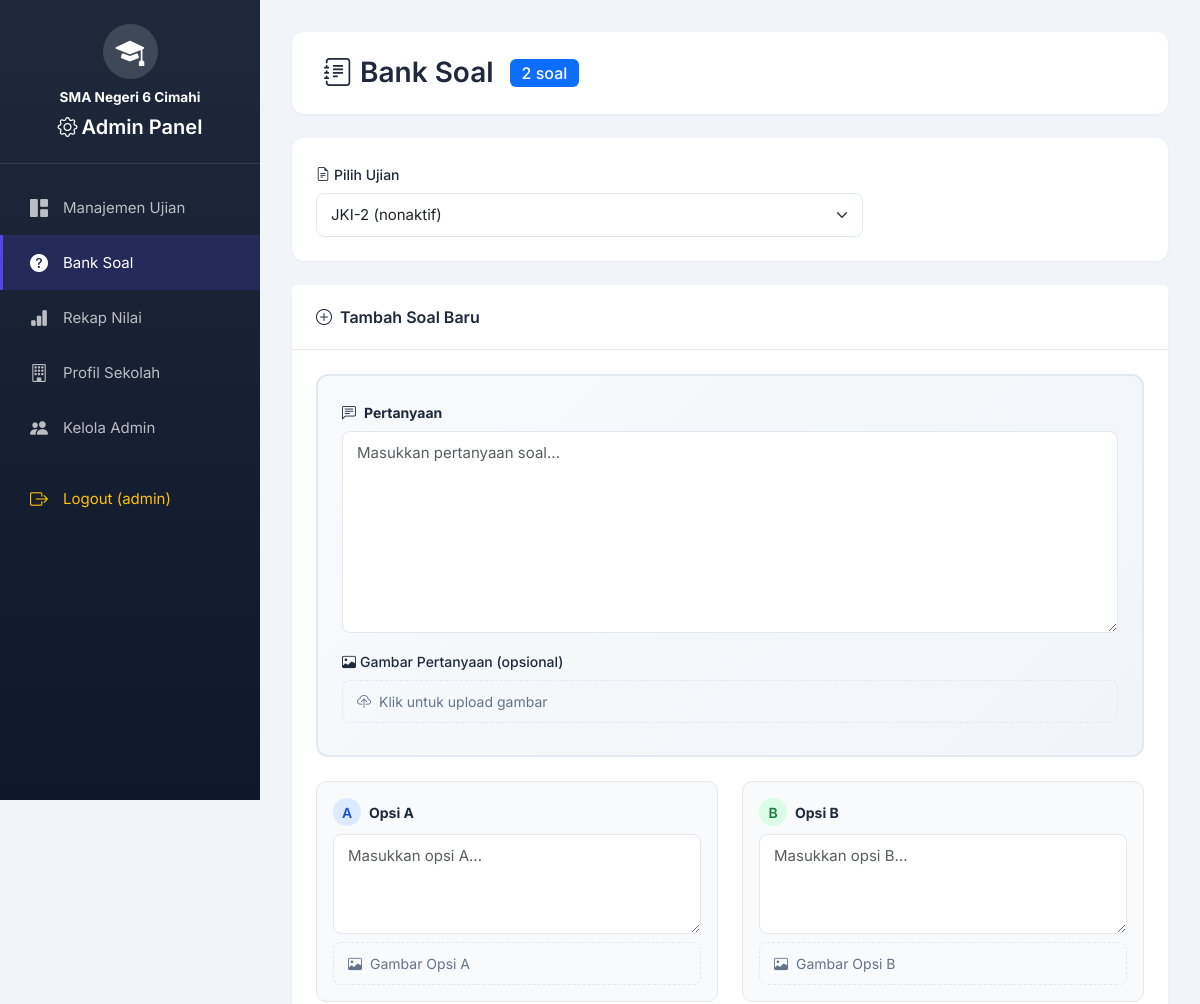
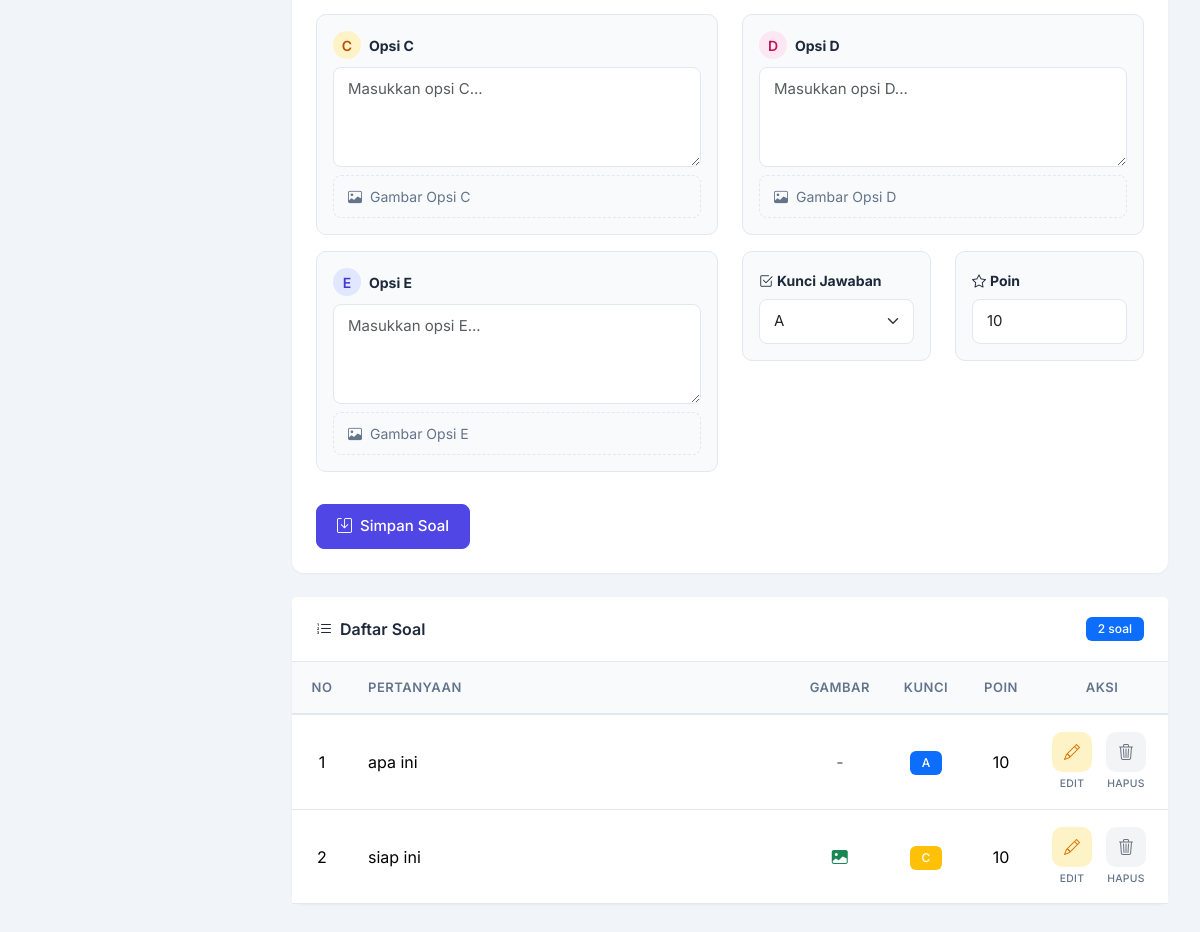
Page /admin/tambah_soal.php (signed in) on the committed database (2 pictures, top to bottom).
### tables this page shows
CREATE TABLE `konfigurasi_sekolah` (
  `id` int NOT NULL AUTO_INCREMENT,
  `nama_sekolah` varchar(255) NOT NULL DEFAULT 'SMA Negeri 6 Cimahi',
  `logo` varchar(255) DEFAULT NULL,
  `warna_primer` varchar(20) DEFAULT '#667eea',
  `warna_sekunder` varchar(20) DEFAULT '#764ba2',
  `tampilkan_riwayat` enum('ya','tidak') DEFAULT 'ya',
  `created_at` timestamp NULL DEFAULT CURRENT_TIMESTAMP,
  `updated_at` timestamp NULL DEFAULT CURRENT_TIMESTAMP ON UPDATE CURRENT_TIMESTAMP,
  PRIMARY KEY (`id`)
);

CREATE TABLE `soal` (
  `id` int NOT NULL AUTO_INCREMENT,
  `id_ujian` int NOT NULL,
  `pertanyaan` text NOT NULL,
  `gambar_pertanyaan` varchar(255) DEFAULT NULL,
  `opsi_a` varchar(255) NOT NULL,
  `gambar_a` varchar(255) DEFAULT NULL,
  `opsi_b` varchar(255) NOT NULL,
  `gambar_b` varchar(255) DEFAULT NULL,
  `opsi_c` varchar(255) NOT NULL,
  `gambar_c` varchar(255) DEFAULT NULL,
  `opsi_d` varchar(255) NOT NULL,
  `gambar_d` varchar(255) DEFAULT NULL,
  `opsi_e` varchar(255) NOT NULL,
  `gambar_e` varchar(255) DEFAULT NULL,
  `kunci_jawaban` enum('a','b','c','d','e') NOT NULL,
  `poin` int DEFAULT '10',
  `updated_at` timestamp NULL DEFAULT CURRENT_TIMESTAMP ON UPDATE CURRENT_TIMESTAMP,
  PRIMARY KEY (`id`),
  KEY `id_ujian` (`id_ujian`),
  CONSTRAINT `soal_ibfk_1` FOREIGN KEY (`id_ujian`) REFERENCES `ujian` (`id`) ON DELETE CASCADE
);

### admin/tambah_soal.php (the view, shortened to what the rows shown need)
<?php
require_once '../config/database.php';
require_once '../config/init_sekolah.php';
$sekolah = getKonfigurasiSekolah($conn);
$ujian_list = $conn->query("SELECT id, judul_ujian, status FROM ujian ORDER BY judul_ujian");
$selected_ujian = isset($_GET['ujian']) ? (int)$_GET['ujian'] : ($ujian_list->fetch_assoc()['id'] ?? 0);
$soal_list = [];
if ($selected_ujian > 0) {
    $stmt = $conn->prepare("SELECT * FROM soal WHERE id_ujian = ? ORDER BY id");
    $stmt->bind_param("i", $selected_ujian);
    $stmt->execute();
    $result = $stmt->get_result();
    while ($row = $result->fetch_assoc()) {
        $soal_list[] = $row;
    }
}
$csrf_token = $_SESSION['csrf_token'];
?>
<!DOCTYPE html>
<html lang="id">
<head>
    <link href="../vendor/bootstrap/bootstrap.min.css" rel="stylesheet">
    <link rel="stylesheet" href="../vendor/bootstrap-icons/bootstrap-icons.min.css">
</head>
<body>
    <div class="sidebar">
        <div class="sidebar-brand text-center">
            <div class="school-logo mb-2">
                <?php if ($sekolah['logo'] && file_exists('../uploads/' . $sekolah['logo'])): ?>
                    <img src="../uploads/<?= $sekolah['logo'] ?>" alt="Logo" style="width: 100%; height: 100%; object-fit: contain; border-radius: 50%;">
                <?php else: ?>
                    <i class="bi bi-mortarboard-fill" style="font-size: 1.8rem;"></i>
                <?php endif; ?>
            </div>
            <div class="text-white fw-bold" style="font-size: 0.85rem;"><?= htmlspecialchars($sekolah['nama_sekolah']) ?></div>
            <h5 class="mt-2"><i class="bi bi-gear me-1"></i>Admin Panel</h5>
        </div>
    </div>
    <div class="main-content">
        <?php if ($selected_ujian > 0): ?>
        <div class="card animate-fade-in">
            <div class="card-body scrollable-table">
                <?php if (count($soal_list) > 0): ?>
                <div class="table-responsive">
                    <table class="table table-hover mb-0">
                        <thead>
                            <tr>
                                <th class="text-center" style="width: 60px;">No</th>
                                <th>Pertanyaan</th>
                                <th class="text-center" style="width: 80px;">Gambar</th>
                                <th class="text-center" style="width: 80px;">Kunci</th>
                                <th class="text-center" style="width: 70px;">Poin</th>
                                <th class="text-center" style="width: 120px;">Aksi</th>
                            </tr>
                        </thead>
                        <tbody>
                            <?php $no = 1; foreach ($soal_list as $soal): ?>
                            <tr>
                                <td class="text-center"><?= $no++ ?></td>
                                <td>
                                    <div class="text-truncate" style="max-width: 300px;" title="<?= htmlspecialchars($soal['pertanyaan']) ?>">
                                        <?= htmlspecialchars(mb_strimwidth($soal['pertanyaan'], 0, 80, '...')) ?>
                                    </div>
                                </td>
                                <td class="text-center">
                                    <?php if ($soal['gambar_pertanyaan'] || $soal['gambar_a'] || $soal['gambar_b'] || $soal['gambar_c'] || $soal['gambar_d'] || $soal['gambar_e']): ?>
                                        <i class="bi bi-image-fill text-success"></i>
                                    <?php else: ?>
                                        <span class="text-muted">-</span>
                                    <?php endif; ?>
                                </td>
                                <td class="text-center">
                                    <span class="badge bg-<?= $soal['kunci_jawaban'] === 'a' ? 'primary' : ($soal['kunci_jawaban'] === 'b' ? 'success' : ($soal['kunci_jawaban'] === 'c' ? 'warning' : ($soal['kunci_jawaban'] === 'd' ? 'danger' : 'info'))) ?>">
                                        <?= strtoupper($soal['kunci_jawaban']) ?>
                                    </span>
                                </td>
                                <td class="text-center"><?= $soal['poin'] ?></td>
                                <td class="text-center">
                                    <div class="action-buttons">
                                        <a href="?ujian=<?= $selected_ujian ?>&edit=<?= $soal['id'] ?>"
                                           class="action-btn-group"
                                           data-bs-toggle="tooltip"
                                           data-bs-placement="top"
                                           title="Edit">
                                            <span class="action-btn action-btn-edit">
                                                <i class="bi bi-pencil" style="font-size: 1rem;"></i>
                                            </span>
                                            <span class="action-btn-label">Edit</span>
                                        </a>
                                        <button type="button"
                                            class="action-btn-group btn-hapus-soal"
                                            data-id="<?= $soal['id'] ?>"
                                            data-token="<?= $csrf_token ?>"
                                            data-bs-toggle="tooltip"
                                            data-bs-placement="top"
                                            title="Hapus">
                                            <span class="action-btn action-btn-delete">
                                                <i class="bi bi-trash3" style="font-size: 1rem;"></i>
                                            </span>
                                            <span class="action-btn-label">Hapus</span>
                                        </button>
                                    </div>
                                </td>
                            </tr>
                            <?php endforeach; ?>
                        </tbody>
                    </table>
                </div>
                <?php endif; ?>
            </div>
        </div>
        <?php endif; ?>
    </div>
    </body>
</html>

### rows in the picture
konfigurasi_sekolah: nama_sekolah "SMA Negeri 6 Cimahi"
soal: pertanyaan "apa ini", kunci_jawaban "A", poin "10"
soal: pertanyaan "siap ini", kunci_jawaban "C", poin "10"

### other values in the picture
$_SESSION['admin_username'] "admin"
count($soal_list) "2"
form field ujian "JKI-2 (nonaktif)"
